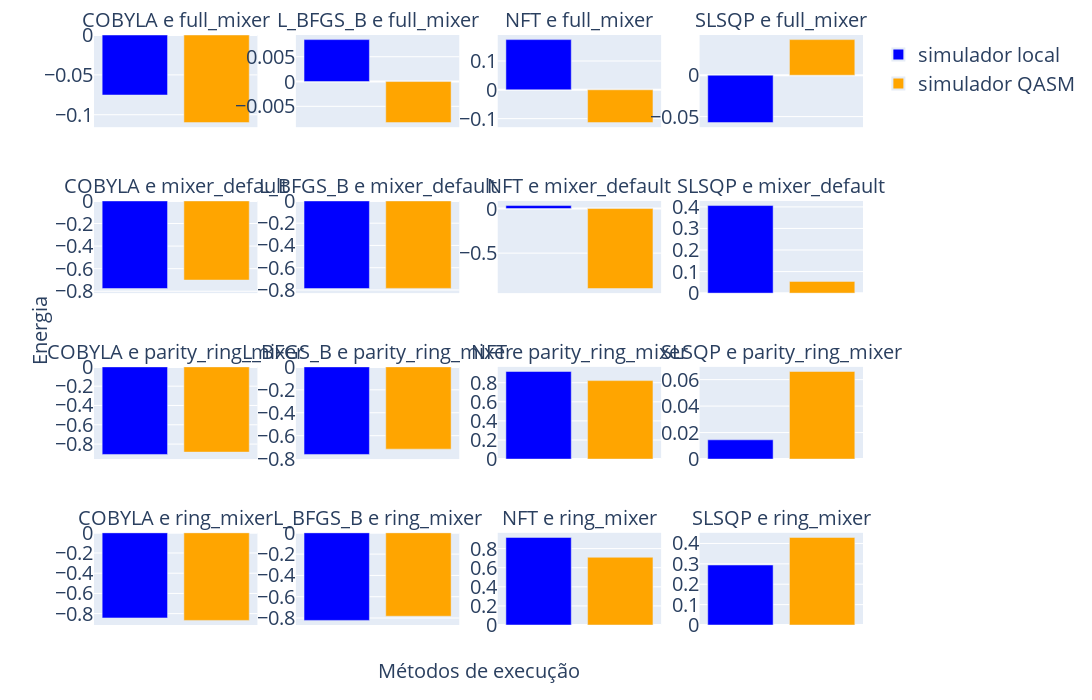

Notebook cell for this chart:
### Code cell
copia_resultados_qaoa_4 = resultados_qaoa_4.copy()

combinacoes = [f"{otimizador} e {mixer}" for otimizador, mixer in copia_resultados_qaoa_4.index.unique()]
cores = {'valor_otimo_encontrado': 'blue', 'valor_otimo_encontrado_simulador': 'orange', 'valor_otimo_encontrado_computador_quantico':'cyan'}
nomes = {'valor_otimo_encontrado': 'simulador local', 'valor_otimo_encontrado_simulador': 'simulador QASM', 'valor_otimo_encontrado_computador_quantico':'IBM Brisbane'}
cols_appeared = []

fig = make_subplots(rows=4, cols=4, subplot_titles=combinacoes, 
                    x_title='Métodos de execução', y_title='Energia', 
                    shared_xaxes=False, shared_yaxes=False)

for i, (otimizador, mixer) in enumerate(copia_resultados_qaoa_4.index.unique()):

    df_subset = copia_resultados_qaoa_4.loc[
        (copia_resultados_qaoa_4.index.get_level_values(0) == otimizador) &
        (copia_resultados_qaoa_4.index.get_level_values(1) == mixer)
    ]

    valores = df_subset[['valor_otimo_encontrado', 'valor_otimo_encontrado_simulador']]

    for idx, col in enumerate(valores.columns):
        nome_fig = f'{otimizador}-{mixer}-{col}'
        legenda_bool = False

        if not col in cols_appeared:
            nome_fig = f'{nomes[col]}'
            legenda_bool = True
        
        fig.add_trace(
            go.Bar(x=[col], 
                    y=[valores[col].values[0]],
                    name=nome_fig,
                    marker_color=cores[col],
                    showlegend=legenda_bool),
            row=(i // 4) + 1,
            col=(i % 4) + 1
        )
        cols_appeared.append(col)

        fig.update_xaxes(showticklabels=False, title_text='', row=(i // 4) + 1, col=(i % 4) + 1)

fig.update_layout(
                  showlegend=True,
                  xaxis_title='',
                  yaxis_title='',
                  width = 2200,
                  height = 700,
                  font = dict(size=20),
                  legend_itemsizing="constant",
                  margin = dict(l=35, r=35, t=35, b=75),
                  )

fig.update_annotations(font_size=20)

nome_figura = f"figuras_dados/qaoa_4_comparacao_valor_metodos.png"
fig.write_image(nome_figura, width=2200, height=700)

fig.show()

### Figure 1 — Plotly figure (JSON) as saved in the notebook; plotly's stock layout.template omitted (floating-point values rounded to 4 significant figures)
{"data": [{"marker": {"color": "blue"}, "name": "simulador local", "showlegend": true, "type": "bar", "x": ["valor_otimo_encontrado"], "xaxis": "x", "y": [-0.0753], "yaxis": "y"}, {"marker": {"color": "orange"}, "name": "simulador QASM", "showlegend": true, "type": "bar", "x": ["valor_otimo_encontrado_simulador"], "xaxis": "x", "y": [-0.1099], "yaxis": "y"}, {"marker": {"color": "blue"}, "name": "L_BFGS_B-full_mixer-valor_otimo_encontrado", "showlegend": false, "type": "bar", "x": ["valor_otimo_encontrado"], "xaxis": "x2", "y": [0.00845], "yaxis": "y2"}, {"marker": {"color": "orange"}, "name": "L_BFGS_B-full_mixer-valor_otimo_encontrado_simulador", "showlegend": false, "type": "bar", "x": ["valor_otimo_encontrado_simulador"], "xaxis": "x2", "y": [-0.008272], "yaxis": "y2"}, {"marker": {"color": "blue"}, "name": "NFT-full_mixer-valor_otimo_encontrado", "showlegend": false, "type": "bar", "x": ["valor_otimo_encontrado"], "xaxis": "x3", "y": [0.1741], "yaxis": "y3"}, {"marker": {"color": "orange"}, "name": "NFT-full_mixer-valor_otimo_encontrado_simulador", "showlegend": false, "type": "bar", "x": ["valor_otimo_encontrado_simulador"], "xaxis": "x3", "y": [-0.1136], "yaxis": "y3"}, {"marker": {"color": "blue"}, "name": "SLSQP-full_mixer-valor_otimo_encontrado", "showlegend": false, "type": "bar", "x": ["valor_otimo_encontrado"], "xaxis": "x4", "y": [-0.05725], "yaxis": "y4"}, {"marker": {"color": "orange"}, "name": "SLSQP-full_mixer-valor_otimo_encontrado_simulador", "showlegend": false, "type": "bar", "x": ["valor_otimo_encontrado_simulador"], "xaxis": "x4", "y": [0.04305], "yaxis": "y4"}, {"marker": {"color": "blue"}, "name": "COBYLA-mixer_default-valor_otimo_encontrado", "showlegend": false, "type": "bar", "x": ["valor_otimo_encontrado"], "xaxis": "x5", "y": [-0.776], "yaxis": "y5"}, {"marker": {"color": "orange"}, "name": "COBYLA-mixer_default-valor_otimo_encontrado_simulador", "showlegend": false, "type": "bar", "x": ["valor_otimo_encontrado_simulador"], "xaxis": "x5", "y": [-0.7012], "yaxis": "y5"}, {"marker": {"color": "blue"}, "name": "L_BFGS_B-mixer_default-valor_otimo_encontrado", "showlegend": false, "type": "bar", "x": ["valor_otimo_encontrado"], "xaxis": "x6", "y": [-0.7872], "yaxis": "y6"}, {"marker": {"color": "orange"}, "name": "L_BFGS_B-mixer_default-valor_otimo_encontrado_simulador", "showlegend": false, "type": "bar", "x": ["valor_otimo_encontrado_simulador"], "xaxis": "x6", "y": [-0.7859], "yaxis": "y6"}, {"marker": {"color": "blue"}, "name": "NFT-mixer_default-valor_otimo_encontrado", "showlegend": false, "type": "bar", "x": ["valor_otimo_encontrado"], "xaxis": "x7", "y": [0.03334], "yaxis": "y7"}, {"marker": {"color": "orange"}, "name": "NFT-mixer_default-valor_otimo_encontrado_simulador", "showlegend": false, "type": "bar", "x": ["valor_otimo_encontrado_simulador"], "xaxis": "x7", "y": [-0.8966], "yaxis": "y7"}, {"marker": {"color": "blue"}, "name": "SLSQP-mixer_default-valor_otimo_encontrado", "showlegend": false, "type": "bar", "x": ["valor_otimo_encontrado"], "xaxis": "x8", "y": [0.4062], "yaxis": "y8"}, {"marker": {"color": "orange"}, "name": "SLSQP-mixer_default-valor_otimo_encontrado_simulador", "showlegend": false, "type": "bar", "x": ["valor_otimo_encontrado_simulador"], "xaxis": "x8", "y": [0.05447], "yaxis": "y8"}, {"marker": {"color": "blue"}, "name": "COBYLA-parity_ring_mixer-valor_otimo_encontrado", "showlegend": false, "type": "bar", "x": ["valor_otimo_encontrado"], "xaxis": "x9", "y": [-0.9075], "yaxis": "y9"}, {"marker": {"color": "orange"}, "name": "COBYLA-parity_ring_mixer-valor_otimo_encontrado_simulador", "showlegend": false, "type": "bar", "x": ["valor_otimo_encontrado_simulador"], "xaxis": "x9", "y": [-0.8831], "yaxis": "y9"}, {"marker": {"color": "blue"}, "name": "L_BFGS_B-parity_ring_mixer-valor_otimo_encontrado", "showlegend": false, "type": "bar", "x": ["valor_otimo_encontrado"], "xaxis": "x10", "y": [-0.7638], "yaxis": "y10"}, {"marker": {"color": "orange"}, "name": "L_BFGS_B-parity_ring_mixer-valor_otimo_encontrado_simulador", "showlegend": false, "type": "bar", "x": ["valor_otimo_encontrado_simulador"], "xaxis": "x10", "y": [-0.7173], "yaxis": "y10"}, {"marker": {"color": "blue"}, "name": "NFT-parity_ring_mixer-valor_otimo_encontrado", "showlegend": false, "type": "bar", "x": ["valor_otimo_encontrado"], "xaxis": "x11", "y": [0.9177], "yaxis": "y11"}, {"marker": {"color": "orange"}, "name": "NFT-parity_ring_mixer-valor_otimo_encontrado_simulador", "showlegend": false, "type": "bar", "x": ["valor_otimo_encontrado_simulador"], "xaxis": "x11", "y": [0.822], "yaxis": "y11"}, {"marker": {"color": "blue"}, "name": "SLSQP-parity_ring_mixer-valor_otimo_encontrado", "showlegend": false, "type": "bar", "x": ["valor_otimo_encontrado"], "xaxis": "x12", "y": [0.01453], "yaxis": "y12"}, {"marker": {"color": "orange"}, "name": "SLSQP-parity_ring_mixer-valor_otimo_encontrado_simulador", "showlegend": false, "type": "bar", "x": ["valor_otimo_encontrado_simulador"], "xaxis": "x12", "y": [0.06613], "yaxis": "y12"}, {"marker": {"color": "blue"}, "name": "COBYLA-ring_mixer-valor_otimo_encontrado", "showlegend": false, "type": "bar", "x": ["valor_otimo_encontrado"], "xaxis": "x13", "y": [-0.8426], "yaxis": "y13"}, {"marker": {"color": "orange"}, "name": "COBYLA-ring_mixer-valor_otimo_encontrado_simulador", "showlegend": false, "type": "bar", "x": ["valor_otimo_encontrado_simulador"], "xaxis": "x13", "y": [-0.867], "yaxis": "y13"}, {"marker": {"color": "blue"}, "name": "L_BFGS_B-ring_mixer-valor_otimo_encontrado", "showlegend": false, "type": "bar", "x": ["valor_otimo_encontrado"], "xaxis": "x14", "y": [-0.822], "yaxis": "y14"}, {"marker": {"color": "orange"}, "name": "L_BFGS_B-ring_mixer-valor_otimo_encontrado_simulador", "showlegend": false, "type": "bar", "x": ["valor_otimo_encontrado_simulador"], "xaxis": "x14", "y": [-0.7829], "yaxis": "y14"}, {"marker": {"color": "blue"}, "name": "NFT-ring_mixer-valor_otimo_encontrado", "showlegend": false, "type": "bar", "x": ["valor_otimo_encontrado"], "xaxis": "x15", "y": [0.9169], "yaxis": "y15"}, {"marker": {"color": "orange"}, "name": "NFT-ring_mixer-valor_otimo_encontrado_simulador", "showlegend": false, "type": "bar", "x": ["valor_otimo_encontrado_simulador"], "xaxis": "x15", "y": [0.7091], "yaxis": "y15"}, {"marker": {"color": "blue"}, "name": "SLSQP-ring_mixer-valor_otimo_encontrado", "showlegend": false, "type": "bar", "x": ["valor_otimo_encontrado"], "xaxis": "x16", "y": [0.2943], "yaxis": "y16"}, {"marker": {"color": "orange"}, "name": "SLSQP-ring_mixer-valor_otimo_encontrado_simulador", "showlegend": false, "type": "bar", "x": ["valor_otimo_encontrado_simulador"], "xaxis": "x16", "y": [0.4297], "yaxis": "y16"}], "layout": {"annotations": [{"font": {"size": 20}, "showarrow": false, "text": "COBYLA e full_mixer", "x": 0.1062, "xanchor": "center", "xref": "paper", "y": 1, "yanchor": "bottom", "yref": "paper"}, {"font": {"size": 20}, "showarrow": false, "text": "L_BFGS_B e full_mixer", "x": 0.3688, "xanchor": "center", "xref": "paper", "y": 1, "yanchor": "bottom", "yref": "paper"}, {"font": {"size": 20}, "showarrow": false, "text": "NFT e full_mixer", "x": 0.6313, "xanchor": "center", "xref": "paper", "y": 1, "yanchor": "bottom", "yref": "paper"}, {"font": {"size": 20}, "showarrow": false, "text": "SLSQP e full_mixer", "x": 0.8938, "xanchor": "center", "xref": "paper", "y": 1, "yanchor": "bottom", "yref": "paper"}, {"font": {"size": 20}, "showarrow": false, "text": "COBYLA e mixer_default", "x": 0.1062, "xanchor": "center", "xref": "paper", "y": 0.7188, "yanchor": "bottom", "yref": "paper"}, {"font": {"size": 20}, "showarrow": false, "text": "L_BFGS_B e mixer_default", "x": 0.3688, "xanchor": "center", "xref": "paper", "y": 0.7188, "yanchor": "bottom", "yref": "paper"}, {"font": {"size": 20}, "showarrow": false, "text": "NFT e mixer_default", "x": 0.6313, "xanchor": "center", "xref": "paper", "y": 0.7188, "yanchor": "bottom", "yref": "paper"}, {"font": {"size": 20}, "showarrow": false, "text": "SLSQP e mixer_default", "x": 0.8938, "xanchor": "center", "xref": "paper", "y": 0.7188, "yanchor": "bottom", "yref": "paper"}, {"font": {"size": 20}, "showarrow": false, "text": "COBYLA e parity_ring_mixer", "x": 0.1062, "xanchor": "center", "xref": "paper", "y": 0.4375, "yanchor": "bottom", "yref": "paper"}, {"font": {"size": 20}, "showarrow": false, "text": "L_BFGS_B e parity_ring_mixer", "x": 0.3688, "xanchor": "center", "xref": "paper", "y": 0.4375, "yanchor": "bottom", "yref": "paper"}, {"font": {"size": 20}, "showarrow": false, "text": "NFT e parity_ring_mixer", "x": 0.6313, "xanchor": "center", "xref": "paper", "y": 0.4375, "yanchor": "bottom", "yref": "paper"}, {"font": {"size": 20}, "showarrow": false, "text": "SLSQP e parity_ring_mixer", "x": 0.8938, "xanchor": "center", "xref": "paper", "y": 0.4375, "yanchor": "bottom", "yref": "paper"}, {"font": {"size": 20}, "showarrow": false, "text": "COBYLA e ring_mixer", "x": 0.1062, "xanchor": "center", "xref": "paper", "y": 0.1562, "yanchor": "bottom", "yref": "paper"}, {"font": {"size": 20}, "showarrow": false, "text": "L_BFGS_B e ring_mixer", "x": 0.3688, "xanchor": "center", "xref": "paper", "y": 0.1562, "yanchor": "bottom", "yref": "paper"}, {"font": {"size": 20}, "showarrow": false, "text": "NFT e ring_mixer", "x": 0.6313, "xanchor": "center", "xref": "paper", "y": 0.1562, "yanchor": "bottom", "yref": "paper"}, {"font": {"size": 20}, "showarrow": false, "text": "SLSQP e ring_mixer", "x": 0.8938, "xanchor": "center", "xref": "paper", "y": 0.1562, "yanchor": "bottom", "yref": "paper"}, {"font": {"size": 20}, "showarrow": false, "text": "Métodos de execução", "x": 0.5, "xanchor": "center", "xref": "paper", "y": 0, "yanchor": "top", "yref": "paper", "yshift": -30}, {"font": {"size": 20}, "showarrow": false, "text": "Energia", "textangle": -90, "x": 0, "xanchor": "right", "xref": "paper", "xshift": -40, "y": 0.5, "yanchor": "middle", "yref": "paper"}], "font": {"size": 20}, "height": 700, "legend": {"itemsizing": "constant"}, "margin": {"b": 75, "l": 35, "r": 35, "t": 35}, "showlegend": true, "width": 2200, "xaxis": {"anchor": "y", "domain": [0, 0.2125], "showticklabels": false, "title": {"text": ""}}, "xaxis10": {"anchor": "y10", "domain": [0.2625, 0.475], "showticklabels": false, "title": {"text": ""}}, "xaxis11": {"anchor": "y11", "domain": [0.525, 0.7375], "showticklabels": false, "title": {"text": ""}}, "xaxis12": {"anchor": "y12", "domain": [0.7875, 1], "showticklabels": false, "title": {"text": ""}}, "xaxis13": {"anchor": "y13", "domain": [0, 0.2125], "showticklabels": false, "title": {"text": ""}}, "xaxis14": {"anchor": "y14", "domain": [0.2625, 0.475], "showticklabels": false, "title": {"text": ""}}, "xaxis15": {"anchor": "y15", "domain": [0.525, 0.7375], "showticklabels": false, "title": {"text": ""}}, "xaxis16": {"anchor": "y16", "domain": [0.7875, 1], "showticklabels": false, "title": {"text": ""}}, "xaxis2": {"anchor": "y2", "domain": [0.2625, 0.475], "showticklabels": false, "title": {"text": ""}}, "xaxis3": {"anchor": "y3", "domain": [0.525, 0.7375], "showticklabels": false, "title": {"text": ""}}, "xaxis4": {"anchor": "y4", "domain": [0.7875, 1], "showticklabels": false, "title": {"text": ""}}, "xaxis5": {"anchor": "y5", "domain": [0, 0.2125], "showticklabels": false, "title": {"text": ""}}, "xaxis6": {"anchor": "y6", "domain": [0.2625, 0.475], "showticklabels": false, "title": {"text": ""}}, "xaxis7": {"anchor": "y7", "domain": [0.525, 0.7375], "showticklabels": false, "title": {"text": ""}}, "xaxis8": {"anchor": "y8", "domain": [0.7875, 1], "showticklabels": false, "title": {"text": ""}}, "xaxis9": {"anchor": "y9", "domain": [0, 0.2125], "showticklabels": false, "title": {"text": ""}}, "yaxis": {"anchor": "x", "domain": [0.8438, 1], "title": {"text": ""}}, "yaxis10": {"anchor": "x10", "domain": [0.2812, 0.4375]}, "yaxis11": {"anchor": "x11", "domain": [0.2812, 0.4375]}, "yaxis12": {"anchor": "x12", "domain": [0.2812, 0.4375]}, "yaxis13": {"anchor": "x13", "domain": [0, 0.1562]}, "yaxis14": {"anchor": "x14", "domain": [0, 0.1562]}, "yaxis15": {"anchor": "x15", "domain": [0, 0.1562]}, "yaxis16": {"anchor": "x16", "domain": [0, 0.1562]}, "yaxis2": {"anchor": "x2", "domain": [0.8438, 1]}, "yaxis3": {"anchor": "x3", "domain": [0.8438, 1]}, "yaxis4": {"anchor": "x4", "domain": [0.8438, 1]}, "yaxis5": {"anchor": "x5", "domain": [0.5625, 0.7188]}, "yaxis6": {"anchor": "x6", "domain": [0.5625, 0.7188]}, "yaxis7": {"anchor": "x7", "domain": [0.5625, 0.7188]}, "yaxis8": {"anchor": "x8", "domain": [0.5625, 0.7188]}, "yaxis9": {"anchor": "x9", "domain": [0.2812, 0.4375]}}}
